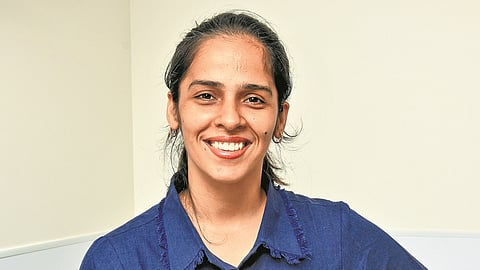
#> input picture model/test_images/saina_nehwal_1.jpg, 480 x 270 px
$ jupyter execute --allow-errors sports_person_classifier_model.ipynb   (shell and % lines are left out)
#> lines starting #> are read from the running program, lines starting #| are printed output that depends on the picture
[cell 1]
import numpy as np
import cv2
import matplotlib
from matplotlib import pyplot as plt

[cell 2]
img = cv2.imread('./test_images/saina_nehwal_1.jpg')
#> img is the input picture: shape (270, 480, 3); mean B, G, R 182.9, 197.1, 206.2
img.shape
#> Out = (270, 480, 3)

[cell 3]
plt.imshow(img)

[cell 4]
gray=cv2.cvtColor(img, cv2.COLOR_BGR2GRAY)
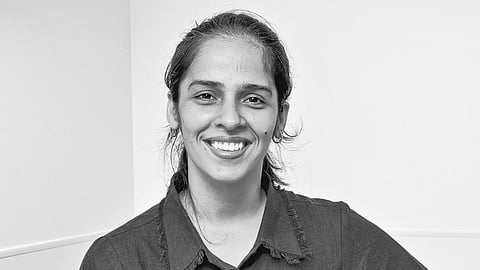
#> gray: shape (270, 480); min 0, max 255, mean 198.2
gray.shape
#> Out = (270, 480)

[cell 5]
plt.imshow(gray, cmap='gray')

[cell 6]
face_cascade=cv2.CascadeClassifier('./opencv/haarcascades/haarcascade_frontalface_default.xml')
eye_cascade=cv2.CascadeClassifier('./opencv/haarcascades/haarcascade_eye.xml')

faces=face_cascade.detectMultiScale(gray,1.3,5)
#> faces = [[165, 46, 128, 128]]
faces
#> Out = [[165, 46, 128, 128]]

[cell 7]
(x,y,w,h)=faces[0]
#> x = 165; y = 46; w = 128; h = 128
x,y,w,h
#> Out = (165, 46, 128, 128)

[cell 8]
face_img = cv2.rectangle(img,(x,y),(x+w, y+h),(255,0,0),2)
plt.imshow(face_img)

[cell 9]
cv2.destroyAllWindows()

for(x,y,w,h) in faces:
    face_img = cv2.rectangle(img,(x,y),(x+w, y+h),(255,0,0,2))
    roi_gray=gray[y:y+h , x:x+w]
    roi_color=face_img[y:y+h,x:x+w]
    eyes = eye_cascade. detectMultiScale(roi_gray)
    for (ex,ey,ew,eh) in eyes:
        cv2.rectangle(roi_color,(ex,ey),(ex+ew,ey+eh),(0,255,0),2)
#> this loop made 1 pass
#> (x, y, w, h, eyes) on pass 1: (165, 46, 128, 128, [[24, 33, 34, 34], [70, 37, 32, 32]])
#> pass 1, `roi_gray=gray[y:y+h , x:x+w]`:
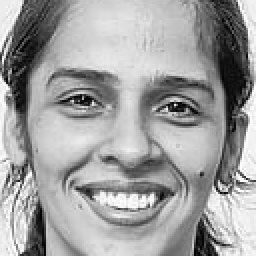
#> roi_gray: shape (128, 128) (shown 2 times larger); min 0, max 254, mean 159.3
#> after the loop:
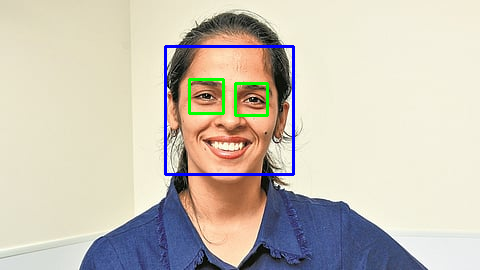
#> img: shape (270, 480, 3); mean B, G, R 183.1, 195.4, 202.3
#> after the loop:
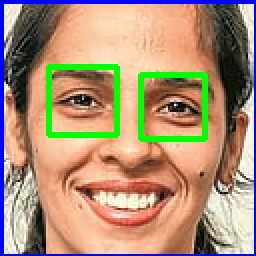
#> roi_color: shape (128, 128, 3) (shown 2 times larger); mean B, G, R 118.6, 145, 172.8

plt.figure()
plt.imshow(face_img, cmap='gray')
plt.show()

[cell 10]
plt.imshow(roi_color,cmap='gray')

[cell 11]
def get_cropped_image_if_2_eyes(image_path):
#> called with image_path = './test_images/saina_nehwal_1.jpg'
    img = cv2.imread(image_path)

    if img is None:
        print("Could not read:", image_path)
        return None

    gray = cv2.cvtColor(img, cv2.COLOR_BGR2GRAY)

    faces = face_cascade.detectMultiScale(gray, 1.3, 5)
#> faces = [[165, 46, 128, 128]]

    for (x, y, w, h) in faces:
        roi_gray = gray[y:y+h, x:x+w]
        roi_color = img[y:y+h, x:x+w]

        eyes = eye_cascade.detectMultiScale(roi_gray)

        if len(eyes) >= 2:
            return roi_color
#> this loop made 1 pass
#> pass 1, in get_cropped_image_if_2_eyes, `roi_color = img[y:y+h, x:x+w]`:
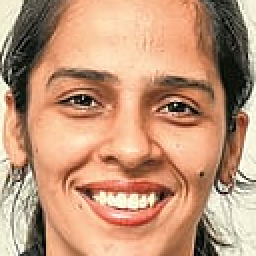
#> roi_color: shape (128, 128, 3) (shown 2 times larger); mean B, G, R 120.6, 149.5, 193.3

[cell 12]
original_image = cv2.imread('./test_images/saina_nehwal_1.jpg')
plt.imshow(original_image)

[cell 13]
cropped_image = get_cropped_image_if_2_eyes('./test_images/saina_nehwal_1.jpg')
plt.imshow(cropped_image)

[cell 14]
path_to_data = './dataset'
path_to_cr_data = "dataset/cropped"

[cell 15]
import os
img_dirs = []
for entry in os.scandir(path_to_data):
    if entry.is_dir() and entry.name != "cropped":
        img_dirs.append(entry.path)

[cell 16]
img_dirs

[cell 17]
import shutil
if os.path.exists(path_to_cr_data):
    shutil.rmtree(path_to_cr_data)
os.mkdir(path_to_cr_data)

[cell 18]
cropped_image_dirs =[]
sports_person_file_names_dict ={}

for img_dir in img_dirs :
    count=1
    sports_person_name = img_dir.split('\\')[-1]
    sports_person_file_names_dict[sports_person_name] = []

    for entry in os.scandir(img_dir):
        roi_color = get_cropped_image_if_2_eyes(entry.path)
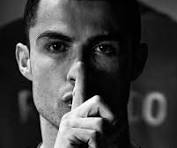
#> input picture model/dataset/cristiano_ronaldo/Anyone who knows me is aware of how focused I am on my work.jpg, 177 x 148 px
#> in get_cropped_image_if_2_eyes, img is the input picture: shape (148, 177, 3); min 0, max 255, mean 65.7
#> in get_cropped_image_if_2_eyes (call 2), `faces = face_cascade.detectMultiScale(gray, 1.3, 5)`: faces = ()
        if roi_color is not None:
            cropped_folder = os.path.join(path_to_cr_data, sports_person_name)
            if not os.path.exists(cropped_folder):
                os.makedirs(cropped_folder)
                cropped_image_dirs.append(cropped_folder)
                print("Geneating cropped images in folder:",cropped_folder)

            cropped_file_name = sports_person_name + str(count) + ".png"
            cropped_file_path = cropped_folder + "/" + cropped_file_name

            cv2.imwrite(cropped_file_path, roi_color)
            sports_person_file_names_dict[sports_person_name].append(cropped_file_path)
            count+=1

[cell 19]
import numpy as np
import pywt
import cv2
def w2d (img, mode='haar', level=1):
#> called with mode = 'db1', level = 5
    imArray = img
    imArray = cv2.cvtColor(imArray,cv2.COLOR_RGB2GRAY)
    imArray = np.float32(imArray)
    imArray /=255
    coeffs=pywt.wavedec2(imArray, mode, level=level)

    coeffs_H = list(coeffs)
    coeffs_H[0] *= 0

    imArray_H = pywt.waverec2(coeffs_H, mode)
    imArray_H *=255
    imArray_H = np.uint8(imArray_H)
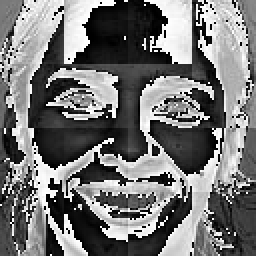
#> imArray_H: shape (128, 128) (shown 2 times larger); min 0, max 255, mean 116.6

    return imArray_H

[cell 20]
im_har = w2d(cropped_image,'db1',5)
plt.imshow(im_har,cmap='gray')

[cell 21]
sports_person_file_names_dict

[cell 22]
#Assigning numbers to each sports person

class_dict={}
count=0
for sports_person_name in sports_person_file_names_dict.keys():
    class_dict[sports_person_name]=count
    count=count+1
class_dict

[cell 23]
X=[]
y=[]

for sports_person_name, training_files in sports_person_file_names_dict.items():
    for training_image in training_files:
        img = cv2.imread(training_image)
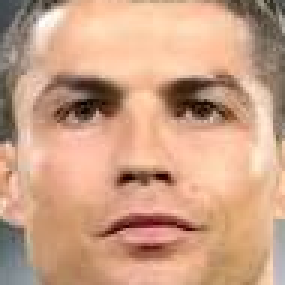
#> img: shape (95, 95, 3) (shown 3 times larger); mean B, G, R 133.7, 160.6, 203.9
        if img is None:
            continue
        scaled_raw_img=cv2.resize(img,(32,32))
        img_har = w2d(img,'db1',5)
#> call 2 of w2d, with mode = 'db1', level = 5
#> in w2d (call 2), `imArray = cv2.cvtColor(imArray,cv2.COLOR_RGB2GRAY)`:
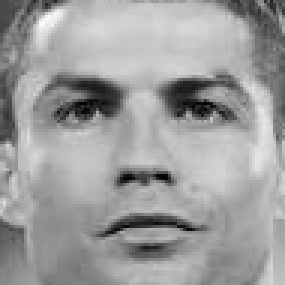
#> imArray: shape (95, 95) (shown 3 times larger); min 1, max 253, mean 157.5
        scaled_img_har = cv2.resize(img_har,(32,32))
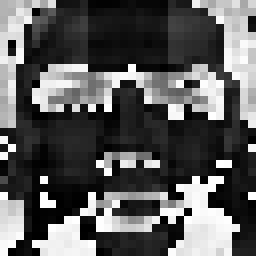
#> scaled_img_har: shape (32, 32) (shown 8 times larger); min 0, max 255, mean 90.3
        combined_img = np.vstack((scaled_raw_img.reshape(32*32*3,1),scaled_img_har.reshape(32*32,1)))
        X.append(combined_img)
        y.append(class_dict[sports_person_name])

[cell 24]
len(X)

[cell 25]
X=np.array(X).reshape(len(X),4096).astype(float)
X.shape
#> Out = (1, 4096)
